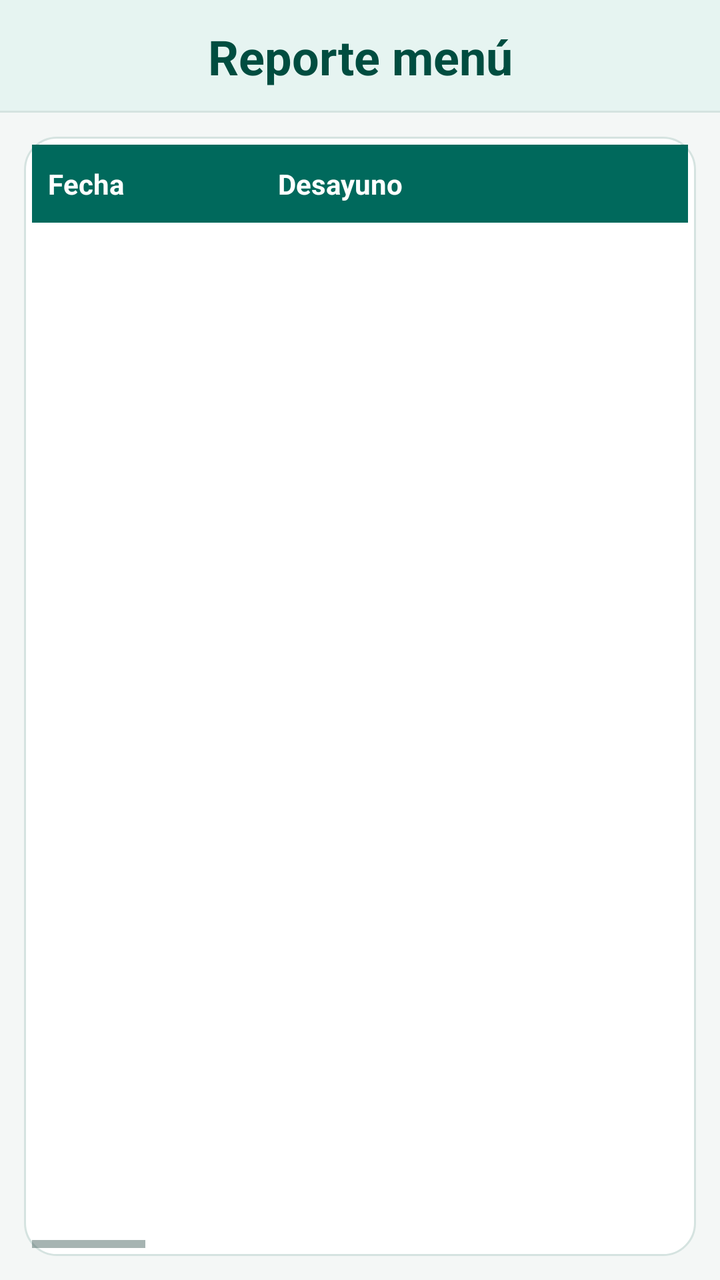
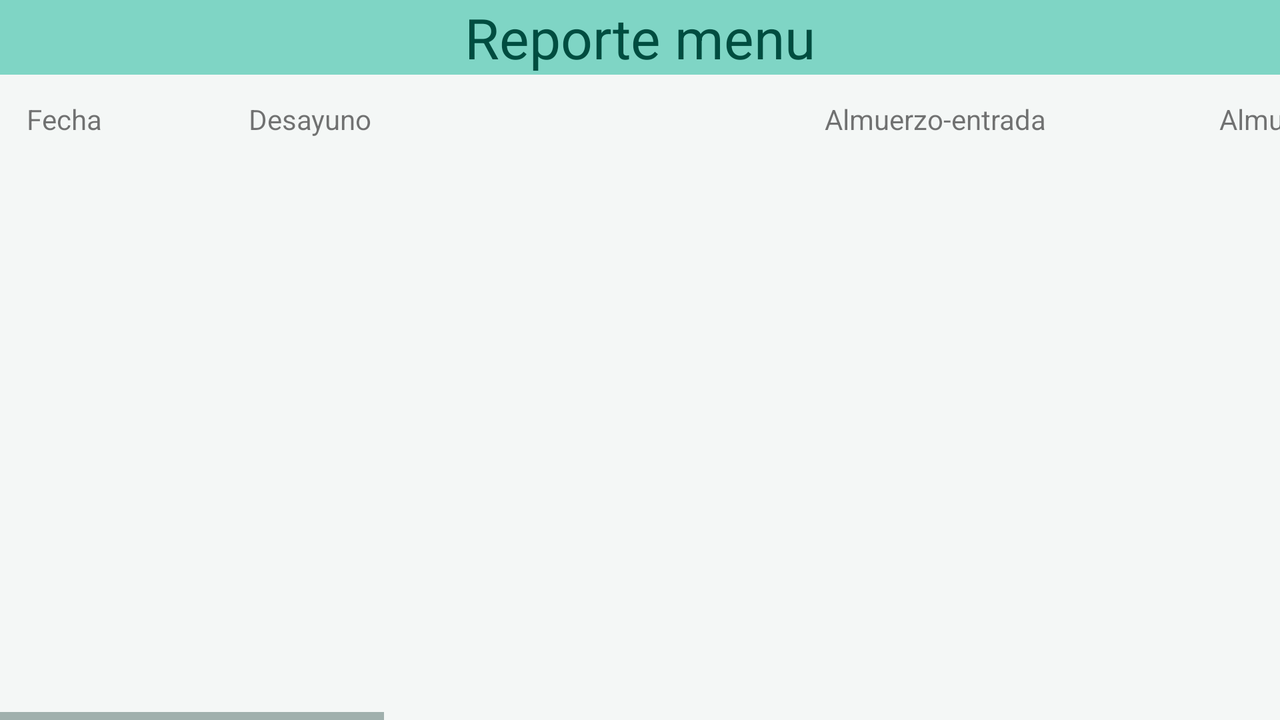

One screen, two layout resources from the same app: the default and the repository's alternative for another configuration. Each is rendered where Android would select it; the XML of both is given below.
<!-- AndroidManifest.xml: application theme AppTheme -->
<!-- res/layout/fragment_fragmento_secretaria_reporte_horario.xml -->
<?xml version="1.0" encoding="utf-8"?>
<LinearLayout xmlns:android="http://schemas.android.com/apk/res/android"
    xmlns:tools="http://schemas.android.com/tools"
    android:layout_width="match_parent"
    android:layout_height="match_parent"
    android:background="@color/bgScreen"
    android:orientation="vertical"
    tools:context=".fragmento_secretaria.fragmento_secretaria_reporte_horario">

    <TextView
        android:id="@+id/textView17"
        style="@style/ComedorSectionHeader"
        android:text="Reporte menú" />

    <LinearLayout
        android:layout_width="match_parent"
        android:layout_height="0dp"
        android:layout_margin="12dp"
        android:layout_weight="1"
        android:background="@drawable/bg_card"
        android:orientation="vertical"
        android:padding="4dp">

        <HorizontalScrollView
            android:layout_width="match_parent"
            android:layout_height="match_parent"
            android:fillViewport="true">

            <LinearLayout
                android:layout_width="wrap_content"
                android:layout_height="match_parent"
                android:orientation="vertical">

                <LinearLayout
                    android:layout_width="wrap_content"
                    android:layout_height="wrap_content"
                    android:background="@color/colorPrimary"
                    android:orientation="horizontal"
                    android:paddingVertical="10dp">

                    <TextView
                        android:layout_width="115dp"
                        android:layout_height="wrap_content"
                        android:paddingHorizontal="8dp"
                        android:text="Fecha"
                        android:textColor="@color/textOnPrimary"
                        android:textStyle="bold" />

                    <TextView
                        android:layout_width="220dp"
                        android:layout_height="wrap_content"
                        android:paddingHorizontal="8dp"
                        android:text="Desayuno"
                        android:textColor="@color/textOnPrimary"
                        android:textStyle="bold" />

                    <TextView
                        android:layout_width="170dp"
                        android:layout_height="wrap_content"
                        android:paddingHorizontal="8dp"
                        android:text="Almuerzo-entrada"
                        android:textColor="@color/textOnPrimary"
                        android:textStyle="bold" />

                    <TextView
                        android:layout_width="150dp"
                        android:layout_height="wrap_content"
                        android:paddingHorizontal="8dp"
                        android:text="Almuerzo-postre"
                        android:textColor="@color/textOnPrimary"
                        android:textStyle="bold" />

                    <TextView
                        android:layout_width="180dp"
                        android:layout_height="wrap_content"
                        android:paddingHorizontal="8dp"
                        android:text="Almuerzo"
                        android:textColor="@color/textOnPrimary"
                        android:textStyle="bold" />

                    <TextView
                        android:layout_width="160dp"
                        android:layout_height="wrap_content"
                        android:paddingHorizontal="8dp"
                        android:text="Almuerzo-bebida"
                        android:textColor="@color/textOnPrimary"
                        android:textStyle="bold" />

                    <TextView
                        android:layout_width="170dp"
                        android:layout_height="wrap_content"
                        android:paddingHorizontal="8dp"
                        android:text="Cena-entrada"
                        android:textColor="@color/textOnPrimary"
                        android:textStyle="bold" />

                    <TextView
                        android:layout_width="150dp"
                        android:layout_height="wrap_content"
                        android:paddingHorizontal="8dp"
                        android:text="Cena-postre"
                        android:textColor="@color/textOnPrimary"
                        android:textStyle="bold" />

                    <TextView
                        android:layout_width="200dp"
                        android:layout_height="wrap_content"
                        android:paddingHorizontal="8dp"
                        android:text="Cena"
                        android:textColor="@color/textOnPrimary"
                        android:textStyle="bold" />

                    <TextView
                        android:layout_width="160dp"
                        android:layout_height="wrap_content"
                        android:paddingHorizontal="8dp"
                        android:text="Cena-bebida"
                        android:textColor="@color/textOnPrimary"
                        android:textStyle="bold" />

                    <TextView
                        android:layout_width="110dp"
                        android:layout_height="wrap_content"
                        android:paddingHorizontal="8dp"
                        android:text="Editar"
                        android:textColor="@color/textOnPrimary"
                        android:textStyle="bold" />

                    <TextView
                        android:layout_width="110dp"
                        android:layout_height="wrap_content"
                        android:paddingHorizontal="8dp"
                        android:text="Eliminar"
                        android:textColor="@color/textOnPrimary"
                        android:textStyle="bold" />

                </LinearLayout>

                <ListView
                    android:id="@+id/lista_menus"
                    android:layout_width="match_parent"
                    android:layout_height="0dp"
                    android:layout_weight="1"
                    android:divider="@color/dividerSoft"
                    android:dividerHeight="1dp" />

            </LinearLayout>

        </HorizontalScrollView>

    </LinearLayout>

</LinearLayout>
<!-- resources referenced by this layout -->
<resources>
  <color name="bgScreen">#F4F7F6</color>
  <color name="colorPrimary">#00695C</color>
  <color name="dividerSoft">#E6EFED</color>
  <color name="textOnPrimary">#FFFFFF</color>
  <!-- drawable bg_card (drawable) -->
  <?xml version="1.0" encoding="utf-8"?>
  <shape xmlns:android="http://schemas.android.com/apk/res/android"
      android:shape="rectangle">
      <solid android:color="@color/bgCard" />
      <corners android:radius="16dp" />
      <stroke
          android:width="1dp"
          android:color="@color/borderCard" />
  </shape>
  <style name="ComedorSectionHeader">
          <item name="android:layout_width">match_parent</item>
          <item name="android:layout_height">wrap_content</item>
          <item name="android:background">@drawable/bg_header_banner</item>
          <item name="android:gravity">center_horizontal</item>
          <item name="android:paddingTop">12dp</item>
          <item name="android:paddingBottom">12dp</item>
          <item name="android:paddingStart">16dp</item>
          <item name="android:paddingEnd">16dp</item>
          <item name="android:textColor">@color/colorPrimaryDark</item>
          <item name="android:textSize">@dimen/header_text_size</item>
          <item name="android:textStyle">bold</item>
      </style>
  <style name="AppTheme" parent="Theme.AppCompat.Light.DarkActionBar">
          <item name="colorPrimary">@color/colorPrimary</item>
          <item name="colorPrimaryDark">@color/colorPrimaryDark</item>
          <item name="colorAccent">@color/colorAccent</item>
          <item name="android:windowBackground">@color/bgScreen</item>
          <item name="android:textColorPrimary">@color/textPrimary</item>
          <item name="android:textColorSecondary">@color/textSecondary</item>
      </style>
  <color name="bgCard">#FFFFFF</color>
  <color name="borderCard">#D5E3E0</color>
  <!-- drawable bg_header_banner (drawable) -->
  <?xml version="1.0" encoding="utf-8"?>
  <layer-list xmlns:android="http://schemas.android.com/apk/res/android">
      <item>
          <shape android:shape="rectangle">
              <solid android:color="@color/borderCard" />
          </shape>
      </item>
      <item android:bottom="1dp">
          <shape android:shape="rectangle">
              <solid android:color="@color/bgSurfaceSoft" />
          </shape>
      </item>
  </layer-list>
  <color name="colorPrimaryDark">#004D40</color>
  <dimen name="header_text_size">24sp</dimen>
  <color name="colorAccent">#00897B</color>
  <color name="textPrimary">#162B28</color>
  <color name="textSecondary">#546E6A</color>
  <color name="bgSurfaceSoft">#E6F4F1</color>
</resources>
<!-- res/layout-land/fragment_fragmento_secretaria_reporte_horario.xml (the repository's variant of the layout above) -->
<!-- drawn on the phone turned sideways -->
<?xml version="1.0" encoding="utf-8"?>
<FrameLayout xmlns:android="http://schemas.android.com/apk/res/android"
    xmlns:app="http://schemas.android.com/apk/res-auto"
    xmlns:tools="http://schemas.android.com/tools"
    android:layout_width="match_parent"
    android:layout_height="match_parent"
    tools:context=".fragmento_secretaria.fragmento_secretaria_reporte_horario">

    <TextView
        android:id="@+id/textView17"
        android:layout_width="match_parent"
        android:layout_height="wrap_content"
        android:layout_gravity="center_horizontal"
        android:layout_marginTop="0dp"
        android:background="#7FD5C5"
        android:gravity="center_horizontal"
        android:text="Reporte menu"
        android:textColor="@color/colorPrimaryDark"
        android:textSize="28sp" />


    <HorizontalScrollView
        android:layout_width="match_parent"
        android:layout_height="match_parent">

        <LinearLayout
            android:layout_width="wrap_content"
            android:layout_height="match_parent"
            android:orientation="vertical" >
            <TextView
                android:id="@+id/textView23"
                android:layout_width="wrap_content"
                android:layout_height="wrap_content"
                android:layout_marginTop="50dp"
                android:text="    Fecha                      Desayuno                                                                    Almuerzo-entrada                          Almuerzo-postre                    Almuerzo                                        Almuerzo-bebida                         Cena-entrada                           Cena-postre                              Cena                                                                       Cena-bebida                          Accion"/>

            <LinearLayout
                android:layout_width="wrap_content"
                android:layout_height="match_parent"
                android:orientation="horizontal">

                <ListView
                    android:id="@+id/lista_menu_fecha"
                    android:layout_width="match_parent"
                    android:layout_height="match_parent"
                    android:layout_marginTop="30dp"
                    />

                <ListView
                    android:id="@+id/lista_menu_desayuno"
                    android:layout_width="300dp"
                    android:layout_height="match_parent"
                    android:layout_marginTop="30dp"
                     />

                <ListView
                    android:id="@+id/lista_menu_alm_entrada"
                    android:layout_width="200dp"
                    android:layout_height="match_parent"
                    android:layout_marginTop="30dp"
                    />

                <ListView
                    android:id="@+id/lista_menu_alm_postre"
                    android:layout_width="170dp"
                    android:layout_height="match_parent"
                    android:layout_marginTop="30dp"
                    />

                <ListView
                    android:id="@+id/lista_menu_almuerzo"
                    android:layout_width="200dp"
                    android:layout_height="match_parent"
                    android:layout_marginTop="30dp"
                   />

                <ListView
                    android:id="@+id/lista_menu_alm_bebida"
                    android:layout_width="190dp"
                    android:layout_height="match_parent"
                    android:layout_marginTop="30dp"
                     />

                <ListView
                    android:id="@+id/lista_menu_cen_entrada"
                    android:layout_width="180dp"
                    android:layout_height="match_parent"
                    android:layout_marginTop="30dp"
                     />

                <ListView
                    android:id="@+id/lista_menu_cen_postre"
                    android:layout_width="180dp"
                    android:layout_height="match_parent"
                    android:layout_marginTop="30dp"
                     />

                <ListView
                    android:id="@+id/lista_menu_cena"
                    android:layout_width="280dp"
                    android:layout_height="match_parent"
                    android:layout_marginTop="30dp"
                    />

                <ListView
                    android:id="@+id/lista_menu_cen_bebida"
                    android:layout_width="170dp"
                    android:layout_height="match_parent"
                    android:layout_marginTop="30dp"
                     />

                <ListView
                    android:id="@+id/lista_editar"
                    android:layout_width="130dp"
                    android:layout_height="match_parent"
                    android:layout_marginTop="30dp"
                   />

                <ListView
                    android:id="@+id/lista_eliminar"
                    android:layout_width="130dp"
                    android:layout_height="match_parent"
                    android:layout_marginTop="30dp"
                 />

            </LinearLayout>


        </LinearLayout>
    </HorizontalScrollView>

</FrameLayout>
<!-- resources referenced by the variant -->
<!-- as the phone turned sideways resolves them -->
<resources>
  <color name="colorPrimaryDark">#004D40</color>
  <style name="AppTheme" parent="Theme.AppCompat.Light.DarkActionBar">
          <item name="colorPrimary">@color/colorPrimary</item>
          <item name="colorPrimaryDark">@color/colorPrimaryDark</item>
          <item name="colorAccent">@color/colorAccent</item>
          <item name="android:windowBackground">@color/bgScreen</item>
          <item name="android:textColorPrimary">@color/textPrimary</item>
          <item name="android:textColorSecondary">@color/textSecondary</item>
      </style>
  <color name="colorPrimary">#00695C</color>
  <color name="colorAccent">#00897B</color>
  <color name="bgScreen">#F4F7F6</color>
  <color name="textPrimary">#162B28</color>
  <color name="textSecondary">#546E6A</color>
</resources>
